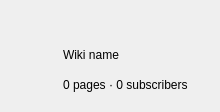
<?xml version="1.0" encoding="UTF-8"?>
<ui version="4.0">
 <class>RsWikiSpaceCard</class>
 <widget class="QFrame" name="WikiSpaceCard">
  <property name="geometry">
   <rect>
    <x>0</x>
    <y>0</y>
    <width>220</width>
    <height>112</height>
   </rect>
  </property>
  <property name="minimumSize">
   <size>
    <width>150</width>
    <height>112</height>
   </size>
  </property>
  <property name="maximumSize">
   <size>
    <width>16777215</width>
    <height>112</height>
   </size>
  </property>
  <property name="cursor">
   <cursorShape>PointingHandCursor</cursorShape>
  </property>
  <layout class="QVBoxLayout" name="cardLayout">
   <property name="spacing">
    <number>0</number>
   </property>
   <property name="leftMargin">
    <number>1</number>
   </property>
   <property name="topMargin">
    <number>1</number>
   </property>
   <property name="rightMargin">
    <number>1</number>
   </property>
   <property name="bottomMargin">
    <number>1</number>
   </property>
   <item>
    <widget class="QFrame" name="cardBannerFrame">
     <property name="minimumSize">
      <size>
       <width>0</width>
       <height>30</height>
      </size>
     </property>
     <property name="maximumSize">
      <size>
       <width>16777215</width>
       <height>30</height>
      </size>
     </property>
    </widget>
   </item>
   <item>
    <layout class="QHBoxLayout" name="cardBodyLayout">
     <property name="spacing">
      <number>10</number>
     </property>
     <property name="leftMargin">
      <number>12</number>
     </property>
     <property name="topMargin">
      <number>10</number>
     </property>
     <property name="rightMargin">
      <number>12</number>
     </property>
     <property name="bottomMargin">
      <number>12</number>
     </property>
     <item>
      <widget class="QLabel" name="cardAvatarLabel">
       <property name="minimumSize">
        <size>
         <width>40</width>
         <height>40</height>
        </size>
       </property>
       <property name="maximumSize">
        <size>
         <width>40</width>
         <height>40</height>
        </size>
       </property>
       <property name="scaledContents">
        <bool>true</bool>
       </property>
      </widget>
     </item>
     <item>
      <layout class="QVBoxLayout" name="cardTextLayout">
       <property name="spacing">
        <number>2</number>
       </property>
       <item>
        <widget class="QLabel" name="cardNameLabel">
         <property name="text">
          <string notr="true">Wiki name</string>
         </property>
        </widget>
       </item>
       <item>
        <widget class="QLabel" name="cardStatsLabel">
         <property name="text">
          <string notr="true">0 pages · 0 subscribers</string>
         </property>
        </widget>
       </item>
      </layout>
     </item>
    </layout>
   </item>
  </layout>
 </widget>
 <resources/>
 <connections/>
</ui>
